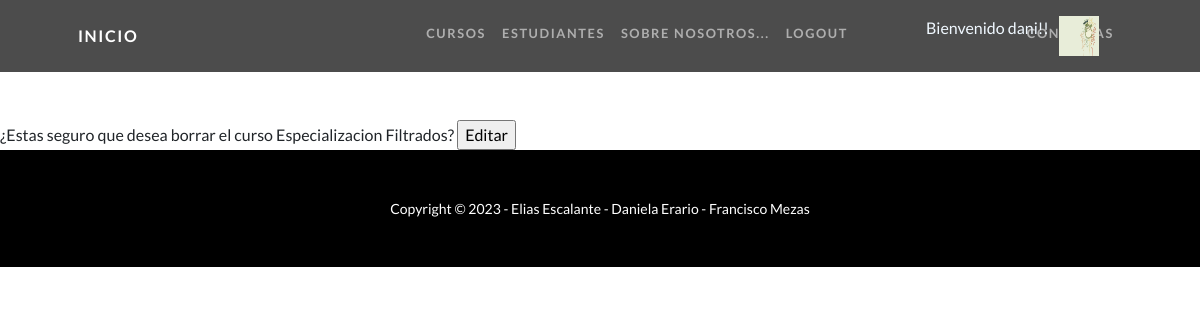
Before: /clases/borrar/1 (signed in) with the older database file.
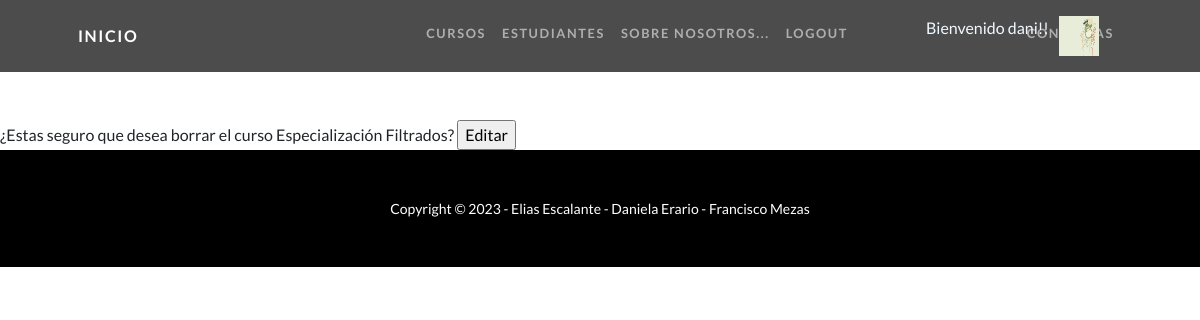
After: the same page with the newer database file.
### CursosApp/models.py (models this page shows, shortened)
class Curso(models.Model):
    nombre = models.CharField(max_length=40)
    tutor = models.CharField(max_length=40)
    cupo = models.IntegerField()
    fecha = models.DateField()
    imagen = models.ImageField(upload_to="cursos",null=True)
    descripcion = models.CharField(max_length=400, null = True)

### CursosApp/views.py (the view)
# urls.py: path('clases/borrar/<int:pk>', views.CursoDeleteView.as_view(), name='Borrar'),
class CursoDeleteView(DeleteView):
    model = Curso
    success_url = reverse_lazy("Cursos")
    template_name = "CursosApp/cursoBorrar.html"

### CursosApp/context_processors.py (called while the page is built)
def custom_user(request):
    context = auth(request)
    user = context['user']
    if user.is_authenticated:
        imagen = Imagen.objects.filter(user=request.user.id)
        if len(imagen) > 0:
            context['user_avatar'] = imagen[0]
        else:
            context['user_avatar'] = ""
    return context

### User/models.py (called while the page is built)
    def __str__(self):
        return f"{settings.MEDIA_URL}{self.imagen}"

### CursosApp/templates/CursosApp/cursoBorrar.html (shortened to what this page needs)
{% extends "CursosApp/base.html" %}
{% load static %}
{% block section1 %}
<body>
<br>
<br>
<br>
<br>
<br>
    <form action= "" method="POST"> {% csrf_token %}
        ¿Estas seguro que desea borrar el curso {{curso.nombre}}?
       <input type="submit" value="Editar"/>
    </form>
</body>
{% endblock %}

Changed rows visible on the page:
changed Curso: nombre "Especializacion Filtrados" → "Especialización Filtrados"
